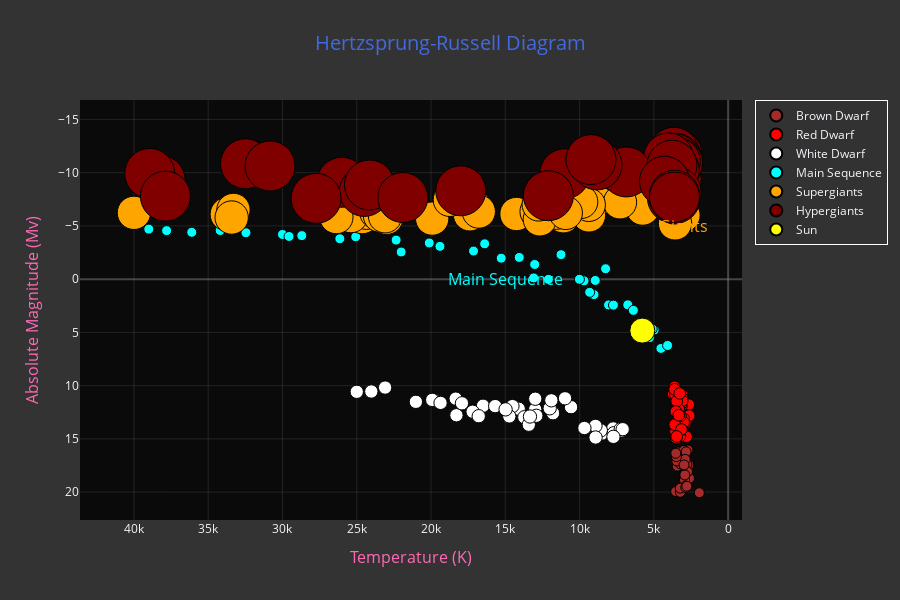

Notebook cell for this chart:
### Code cell
# Define the star type properties (assuming star_df has numeric values for Star type)
star_types = {
    0: {'label': 'Brown Dwarf', 'color': 'brown', 'size': 30},
    1: {'label': 'Red Dwarf', 'color': 'red', 'size': 35},
    2: {'label': 'White Dwarf', 'color': 'white', 'size': 40},
    3: {'label': 'Main Sequence', 'color': 'cyan', 'size': 30},
    4: {'label': 'Supergiants', 'color': 'orange', 'size': 100},
    5: {'label': 'Hypergiants', 'color': 'maroon', 'size': 150}
}

# Create the HR diagram
fig = go.Figure()

# Map numeric types to labels if needed
if pd.api.types.is_numeric_dtype(star_df['Star type']):
    star_df['Star Type Label'] = star_df['Star type'].map({k: v['label'] for k, v in star_types.items()})
else:
    # If already string labels, create a mapping from label to properties
    label_to_props = {v['label']: v for k, v in star_types.items()}
    star_df['Star Type Label'] = star_df['Star type']

# Add traces for each star type
for star_type_num, properties in star_types.items():
    # Filter the dataframe for the current star type
    if pd.api.types.is_numeric_dtype(star_df['Star type']):
        star_subset = star_df[star_df['Star type'] == star_type_num]
    else:
        star_subset = star_df[star_df['Star type'] == properties['label']]
    
    # Skip if no stars of this type
    if len(star_subset) == 0:
        continue
    
    # Add scatter plot for this star type
    fig.add_trace(go.Scatter(
        x=star_subset['Temperature (K)'],
        y=star_subset['Absolute magnitude(Mv)'],
        mode='markers',
        name=properties['label'],
        marker=dict(
            size=properties['size'] / 3,  # Adjust size for plotly
            color=properties['color'],
            line=dict(width=1, color='black')
        )
    ))

# Add the Sun
fig.add_trace(go.Scatter(
    x=[5778],
    y=[4.83],
    mode='markers',
    name='Sun',
    marker=dict(
        size=25,  # Adjust size for plotly
        color='yellow',
        line=dict(width=1, color='black')
    )
))

# Update layout for better visualization
fig.update_layout(
    title=dict(
        text="Hertzsprung-Russell Diagram",
        font=dict(size=20, color='royalblue'),
        x=0.5
    ),
    xaxis=dict(
        title=dict(
            text="Temperature (K)",
            font=dict(color='hotpink', size=16)
        ),
        autorange='reversed'  # Invert x-axis
    ),
    yaxis=dict(
        title=dict(
            text="Absolute Magnitude (Mv)",
            font=dict(color='hotpink', size=16)
        ),
        autorange='reversed'  # Invert y-axis
    ),
    plot_bgcolor='rgba(0,0,0,0.8)',
    paper_bgcolor='rgba(0,0,0,0.8)',
    legend=dict(
        itemsizing='constant',
        bgcolor='rgba(50,50,50,0.7)',
        bordercolor='white',
        borderwidth=1
    ),
    width=900,
    height=600
)

# Make the grid lines lighter
fig.update_xaxes(gridcolor='rgba(128,128,128,0.2)', zerolinecolor='rgba(128,128,128,0.5)')
fig.update_yaxes(gridcolor='rgba(128,128,128,0.2)', zerolinecolor='rgba(128,128,128,0.5)')

# Add annotations to help understand the diagram
fig.add_annotation(
    x=3000,
    y=-5,
    text="Giants",
    showarrow=False,
    font=dict(size=16, color='orange')
)

fig.add_annotation(
    x=15000,
    y=0,
    text="Main Sequence",
    showarrow=False,
    font=dict(size=16, color='cyan')
)

fig.show()

# Save the figure
fig.write_image("./plotly_hr_diagram.png")

### Figure 1 — Plotly figure (JSON) as saved in the notebook; plotly's stock layout.template omitted (floating-point values rounded to 4 significant figures)
{"data": [{"marker": {"color": "brown", "line": {"color": "black", "width": 1}, "size": 10}, "mode": "markers", "name": "Brown Dwarf", "type": "scatter", "x": [3068, 3042, 2600, 2800, 1939, 2840, 2637, 2600, 2650, 2700, 3341, 3432, 2983, 2835, 2935, 3295, 2945, 2817, 2774, 2871, 3323, 3531, 3218, 3146, 3511, 3225, 2935, 2861, 2856, 2731, 2831, 2914, 3419, 3218, 3453, 2889, 2968, 3484, 2778, 3523], "y": [16.12, 16.6, 18.7, 16.65, 20.06, 16.98, 17.22, 17.4, 17.45, 16.05, 16.23, 16.94, 16.09, 16.96, 18.89, 17.13, 18.34, 16.45, 17.39, 19.43, 17.16, 19.94, 20.02, 16.92, 17.12, 19.63, 16.88, 16.71, 19.56, 18.09, 16.21, 18.39, 17.56, 17.34, 17.08, 16.93, 17.45, 16.67, 19.45, 16.35]}, {"marker": {"color": "red", "line": {"color": "black", "width": 1}, "size": 11.67}, "mode": "markers", "name": "Red Dwarf", "type": "scatter", "x": [3600, 3129, 3134, 3628, 2650, 3340, 2799, 3692, 3192, 3441, 3345, 3607, 3304, 3150, 3550, 3180, 2890, 3342, 2621, 3158, 3095, 3607, 3100, 2989, 3542, 3243, 3091, 3598, 3324, 3541, 3462, 3257, 2994, 3212, 3523, 3598, 3142, 3496, 3324, 3463], "y": [10.69, 11.79, 13.21, 10.48, 11.78, 13.07, 14.79, 10.8, 13.53, 11.18, 12.3, 10.12, 13.2, 11.94, 10.89, 11.76, 13.46, 11.87, 12.81, 13.98, 10.87, 10.34, 11.17, 13.12, 14.23, 14.75, 11.43, 14.26, 12.23, 14.33, 11.47, 10.73, 13.45, 12.85, 12.43, 13.67, 14.12, 14.94, 12.78, 14.78]}, {"marker": {"color": "white", "line": {"color": "black", "width": 1}, "size": 13.33}, "mode": "markers", "name": "White Dwarf", "type": "scatter", "x": [25000, 7740, 7220, 8500, 16500, 12990, 8570, 7700, 11790, 7230, 7100, 10574, 8930, 17200, 14100, 9675, 12010, 10980, 13720, 19860, 13420, 21020, 18290, 14520, 11900, 8924, 12912, 14732, 7723, 12984, 16790, 15680, 14982, 13340, 18340, 19920, 24020, 23092, 17920, 19360], "y": [10.58, 14.02, 14.23, 14.5, 11.89, 12.23, 14.2, 14.47, 12.59, 14.08, 14.09, 12.02, 13.78, 12.45, 12.17, 13.98, 12.13, 11.19, 12.97, 11.34, 13.67, 11.52, 12.78, 11.92, 11.38, 14.87, 12.83, 12.89, 14.81, 11.23, 12.87, 11.92, 12.23, 12.9, 11.22, 11.34, 10.55, 10.18, 11.66, 11.62]}, {"marker": {"color": "cyan", "line": {"color": "black", "width": 1}, "size": 10}, "mode": "markers", "name": "Main Sequence", "type": "scatter", "x": [39000, 30000, 15276, 9700, 5800, 8052, 6757, 6380, 5936, 5587, 5300, 4526, 4077, 4980, 9030, 11250, 5112, 7720, 12098, 36108, 29560, 8945, 14060, 16390, 25070, 28700, 26140, 20120, 13023, 37800, 22350, 10012, 13089, 22012, 34190, 32460, 9320, 19400, 17140, 8250], "y": [-4.7, -4.2, -1.97, 0.16, 5.05, 2.42, 2.41, 2.93, 4.46, 5.03, 5.49, 6.506, 6.228, 4.78, 1.45, -2.3, 4.68, 2.44, 0.02, -4.4, -4.01, 0.12, -2.04, -3.32, -3.98, -4.09, -3.8, -3.4, -1.38, -4.56, -3.67, 0.013, -0.12, -2.55, -4.57, -4.36, 1.236, -3.08, -2.64, -0.98]}, {"marker": {"color": "orange", "line": {"color": "black", "width": 1}, "size": 33.33}, "mode": "markers", "name": "Supergiants", "type": "scatter", "x": [3826, 3365, 3270, 3200, 3008, 3600, 3575, 3574, 3625, 33750, 33300, 40000, 23000, 17120, 11096, 14245, 24630, 12893, 24345, 33421, 25390, 11567, 12675, 5752, 8927, 7282, 19923, 26373, 17383, 9373, 23678, 12749, 9383, 23440, 16787, 18734, 9892, 10930, 23095, 21738], "y": [-6.93, -6.2, -6.02, -7.22, -6.0, -6.6, -6.78, -5.24, -6.74, -6.1, -6.5, -6.23, -5.76, -6.89, -5.91, -6.12, -5.83, -6.34, -6.24, -5.79, -5.92, -6.245, -5.62, -6.63, -7.34, -7.22, -5.69, -5.83, -6.09, -5.99, -6.27, -7.02, -6.98, -5.975, -6.35, -7.45, -7.262, -6.224, -5.905, -7.346]}, {"marker": {"color": "maroon", "line": {"color": "black", "width": 1}, "size": 50}, "mode": "markers", "name": "Hypergiants", "type": "scatter", "x": [3490, 3750, 3834, 3749, 3650, 3450, 3660, 3450, 3752, 3535, 3459, 3605, 3615, 3399, 3610, 3553, 4015, 3625, 6850, 3780, 3570, 3500, 4287, 26000, 3600, 3614, 18000, 11000, 12100, 24490, 24145, 38234, 32489, 27739, 21904, 38940, 30839, 8829, 9235, 37882], "y": [-9.4, -7.63, -9.2, -8.05, -7.79, -11.75, -11.92, -11.28, -11.24, -11.36, -10.7, -10.81, -11.33, -10.92, -10.86, -11.03, -11.39, -10.25, -10.07, -10.7, -7.58, -8.18, -9.2, -9.1, -7.89, -7.71, -8.3, -9.9, -7.84, -8.24, -8.84, -9.29, -10.84, -7.59, -7.67, -9.93, -10.63, -10.73, -11.23, -7.8]}, {"marker": {"color": "yellow", "line": {"color": "black", "width": 1}, "size": 25}, "mode": "markers", "name": "Sun", "type": "scatter", "x": [5778], "y": [4.83]}], "layout": {"annotations": [{"font": {"color": "orange", "size": 16}, "showarrow": false, "text": "Giants", "x": 3000, "y": -5}, {"font": {"color": "cyan", "size": 16}, "showarrow": false, "text": "Main Sequence", "x": 15000, "y": 0}], "height": 600, "legend": {"bgcolor": "rgba(50,50,50,0.7)", "bordercolor": "white", "borderwidth": 1, "itemsizing": "constant"}, "paper_bgcolor": "rgba(0,0,0,0.8)", "plot_bgcolor": "rgba(0,0,0,0.8)", "title": {"font": {"color": "royalblue", "size": 20}, "text": "Hertzsprung-Russell Diagram", "x": 0.5}, "width": 900, "xaxis": {"autorange": "reversed", "gridcolor": "rgba(128,128,128,0.2)", "title": {"font": {"color": "hotpink", "size": 16}, "text": "Temperature (K)"}, "zerolinecolor": "rgba(128,128,128,0.5)"}, "yaxis": {"autorange": "reversed", "gridcolor": "rgba(128,128,128,0.2)", "title": {"font": {"color": "hotpink", "size": 16}, "text": "Absolute Magnitude (Mv)"}, "zerolinecolor": "rgba(128,128,128,0.5)"}}}
